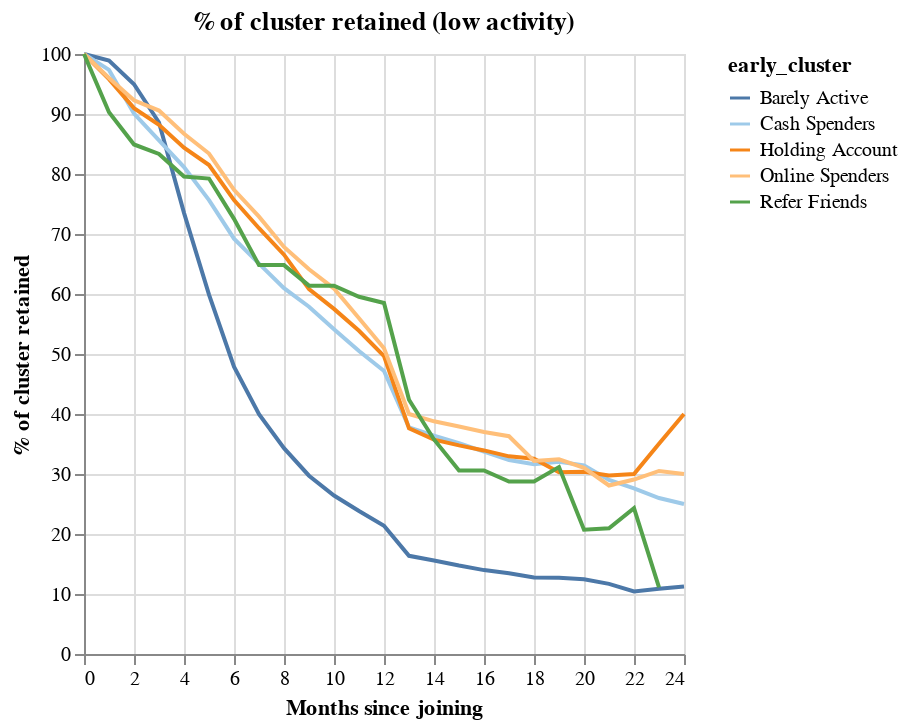

Notebook code cell kept with this figure:
### Code cell
df = pd.read_csv("churn.csv")

df = df.loc[df["early_cluster"].isna() == False, :]
df["market"] = df["market"].str.strip()

##keep at least 1 year old cohorts
df = df.loc[
    pd.to_datetime(df["subscription_valid_from"]) <= pd.to_datetime("2020-01-01"), :
]
df["month"] = pd.to_datetime(df["subscription_valid_from"]).dt.to_period("M")

df = df.loc[
    :,
    [
        "early_cluster",
        "user_id",
        "churn_age",
        "market",
        "churned",
        "month",
        "activity_group",
    ],
]
df["key"] = 1

helper = pd.DataFrame(df["churn_age"].unique(), columns=["running_month"])
helper["key"] = 1
# join helper table
df = df.merge(helper, on=["key"])

df = df.loc[df["running_month"] <= df["churn_age"], :]

df = (
    df.groupby(["early_cluster", "month", "activity_group", "running_month"])["user_id"]
    .agg("nunique")
    .reset_index()
)

x = (
    df.loc[df["running_month"] == 0, :]
    .groupby(["month", "activity_group", "early_cluster"])["user_id"]
    .agg("sum")
    .reset_index()
)
x.columns = ["month", "activity_group", "early_cluster", "total"]
df = df.merge(x, on=["month", "activity_group", "early_cluster"])

df["perc"] = 100 * df["user_id"] / df["total"]

df = (
    df.groupby(["running_month", "activity_group", "early_cluster"])["perc"]
    .agg("mean")
    .reset_index()
)

alt.Chart(
    df.loc[(df["running_month"] <= 24) & (df["activity_group"] != "High Activity"), :]
).mark_line().encode(
    x=alt.X("running_month:Q", axis=alt.Axis(title="Months since joining")),
    y=alt.Y("sum(perc):Q", axis=alt.Axis(title="% of cluster retained")),
    color=alt.Color("early_cluster:N", scale=alt.Scale(scheme="tableau20")),
).properties(
    width=300, height=300, title="% of cluster retained (low activity)"
)

### Figure 1 — Vega-Lite specification as saved in the notebook (floating-point values rounded to 4 significant figures)
{"config": {"view": {"continuousWidth": 400, "continuousHeight": 300}}, "data": {"name": "data-a1b84a4182884069b375720e7e6b52c7"}, "mark": "line", "encoding": {"color": {"type": "nominal", "field": "early_cluster", "scale": {"scheme": "tableau20"}}, "x": {"type": "quantitative", "axis": {"title": "Months since joining"}, "field": "running_month"}, "y": {"type": "quantitative", "aggregate": "sum", "axis": {"title": "% of cluster retained"}, "field": "perc"}}, "height": 300, "title": "% of cluster retained (low activity)", "width": 300, "$schema": "https://vega.github.io/schema/vega-lite/v4.8.1.json", "datasets": {"data-a1b84a4182884069b375720e7e6b52c7": [{"running_month": 0, "activity_group": "Low Activity", "early_cluster": "Barely\nActive", "perc": 100.0}, {"running_month": 0, "activity_group": "Low Activity", "early_cluster": "Cash\nSpenders", "perc": 100.0}, {"running_month": 0, "activity_group": "Low Activity", "early_cluster": "Holding\nAccount", "perc": 100.0}, {"running_month": 0, "activity_group": "Low Activity", "early_cluster": "Online\nSpenders", "perc": 100.0}, {"running_month": 0, "activity_group": "Low Activity", "early_cluster": "Refer\nFriends", "perc": 100.0}, {"running_month": 1, "activity_group": "Low Activity", "early_cluster": "Barely\nActive", "perc": 98.92}, {"running_month": 1, "activity_group": "Low Activity", "early_cluster": "Cash\nSpenders", "perc": 97.35}, {"running_month": 1, "activity_group": "Low Activity", "early_cluster": "Holding\nAccount", "perc": 95.8}, {"running_month": 1, "activity_group": "Low Activity", "early_cluster": "Online\nSpenders", "perc": 96.0}, {"running_month": 1, "activity_group": "Low Activity", "early_cluster": "Refer\nFriends", "perc": 90.28}, {"running_month": 2, "activity_group": "Low Activity", "early_cluster": "Barely\nActive", "perc": 94.97}, {"running_month": 2, "activity_group": "Low Activity", "early_cluster": "Cash\nSpenders", "perc": 90.08}, {"running_month": 2, "activity_group": "Low Activity", "early_cluster": "Holding\nAccount", "perc": 90.97}, {"running_month": 2, "activity_group": "Low Activity", "early_cluster": "Online\nSpenders", "perc": 92.28}, {"running_month": 2, "activity_group": "Low Activity", "early_cluster": "Refer\nFriends", "perc": 84.92}, {"running_month": 3, "activity_group": "Low Activity", "early_cluster": "Barely\nActive", "perc": 88.58}, {"running_month": 3, "activity_group": "Low Activity", "early_cluster": "Cash\nSpenders", "perc": 85.6}, {"running_month": 3, "activity_group": "Low Activity", "early_cluster": "Holding\nAccount", "perc": 88.21}, {"running_month": 3, "activity_group": "Low Activity", "early_cluster": "Online\nSpenders", "perc": 90.57}, {"running_month": 3, "activity_group": "Low Activity", "early_cluster": "Refer\nFriends", "perc": 83.33}, {"running_month": 4, "activity_group": "Low Activity", "early_cluster": "Barely\nActive", "perc": 73.53}, {"running_month": 4, "activity_group": "Low Activity", "early_cluster": "Cash\nSpenders", "perc": 81.14}, {"running_month": 4, "activity_group": "Low Activity", "early_cluster": "Holding\nAccount", "perc": 84.38}, {"running_month": 4, "activity_group": "Low Activity", "early_cluster": "Online\nSpenders", "perc": 86.7}, {"running_month": 4, "activity_group": "Low Activity", "early_cluster": "Refer\nFriends", "perc": 79.58}, {"running_month": 5, "activity_group": "Low Activity", "early_cluster": "Barely\nActive", "perc": 59.9}, {"running_month": 5, "activity_group": "Low Activity", "early_cluster": "Cash\nSpenders", "perc": 75.64}, {"running_month": 5, "activity_group": "Low Activity", "early_cluster": "Holding\nAccount", "perc": 81.5}, {"running_month": 5, "activity_group": "Low Activity", "early_cluster": "Online\nSpenders", "perc": 83.41}, {"running_month": 5, "activity_group": "Low Activity", "early_cluster": "Refer\nFriends", "perc": 79.24}, {"running_month": 6, "activity_group": "Low Activity", "early_cluster": "Barely\nActive", "perc": 47.87}, {"running_month": 6, "activity_group": "Low Activity", "early_cluster": "Cash\nSpenders", "perc": 69.22}, {"running_month": 6, "activity_group": "Low Activity", "early_cluster": "Holding\nAccount", "perc": 75.65}, {"running_month": 6, "activity_group": "Low Activity", "early_cluster": "Online\nSpenders", "perc": 77.36}, {"running_month": 6, "activity_group": "Low Activity", "early_cluster": "Refer\nFriends", "perc": 72.53}, {"running_month": 7, "activity_group": "Low Activity", "early_cluster": "Barely\nActive", "perc": 39.98}, {"running_month": 7, "activity_group": "Low Activity", "early_cluster": "Cash\nSpenders", "perc": 65.07}, {"running_month": 7, "activity_group": "Low Activity", "early_cluster": "Holding\nAccount", "perc": 70.96}, {"running_month": 7, "activity_group": "Low Activity", "early_cluster": "Online\nSpenders", "perc": 72.9}, {"running_month": 7, "activity_group": "Low Activity", "early_cluster": "Refer\nFriends", "perc": 64.82}, {"running_month": 8, "activity_group": "Low Activity", "early_cluster": "Barely\nActive", "perc": 34.3}, {"running_month": 8, "activity_group": "Low Activity", "early_cluster": "Cash\nSpenders", "perc": 60.98}, {"running_month": 8, "activity_group": "Low Activity", "early_cluster": "Holding\nAccount", "perc": 66.55}, {"running_month": 8, "activity_group": "Low Activity", "early_cluster": "Online\nSpenders", "perc": 67.84}, {"running_month": 8, "activity_group": "Low Activity", "early_cluster": "Refer\nFriends", "perc": 64.82}, {"running_month": 9, "activity_group": "Low Activity", "early_cluster": "Barely\nActive", "perc": 29.72}, {"running_month": 9, "activity_group": "Low Activity", "early_cluster": "Cash\nSpenders", "perc": 57.88}, {"running_month": 9, "activity_group": "Low Activity", "early_cluster": "Holding\nAccount", "perc": 60.8}, {"running_month": 9, "activity_group": "Low Activity", "early_cluster": "Online\nSpenders", "perc": 64.13}, {"running_month": 9, "activity_group": "Low Activity", "early_cluster": "Refer\nFriends", "perc": 61.4}, {"running_month": 10, "activity_group": "Low Activity", "early_cluster": "Barely\nActive", "perc": 26.41}, {"running_month": 10, "activity_group": "Low Activity", "early_cluster": "Cash\nSpenders", "perc": 54.11}, {"running_month": 10, "activity_group": "Low Activity", "early_cluster": "Holding\nAccount", "perc": 57.52}, {"running_month": 10, "activity_group": "Low Activity", "early_cluster": "Online\nSpenders", "perc": 60.91}, {"running_month": 10, "activity_group": "Low Activity", "early_cluster": "Refer\nFriends", "perc": 61.4}, {"running_month": 11, "activity_group": "Low Activity", "early_cluster": "Barely\nActive", "perc": 23.83}, {"running_month": 11, "activity_group": "Low Activity", "early_cluster": "Cash\nSpenders", "perc": 50.49}, {"running_month": 11, "activity_group": "Low Activity", "early_cluster": "Holding\nAccount", "perc": 53.86}, {"running_month": 11, "activity_group": "Low Activity", "early_cluster": "Online\nSpenders", "perc": 55.95}, {"running_month": 11, "activity_group": "Low Activity", "early_cluster": "Refer\nFriends", "perc": 59.54}, {"running_month": 12, "activity_group": "Low Activity", "early_cluster": "Barely\nActive", "perc": 21.38}, {"running_month": 12, "activity_group": "Low Activity", "early_cluster": "Cash\nSpenders", "perc": 47.16}, {"running_month": 12, "activity_group": "Low Activity", "early_cluster": "Holding\nAccount", "perc": 49.67}, {"running_month": 12, "activity_group": "Low Activity", "early_cluster": "Online\nSpenders", "perc": 50.95}, {"running_month": 12, "activity_group": "Low Activity", "early_cluster": "Refer\nFriends", "perc": 58.5}, {"running_month": 13, "activity_group": "Low Activity", "early_cluster": "Barely\nActive", "perc": 16.36}, {"running_month": 13, "activity_group": "Low Activity", "early_cluster": "Cash\nSpenders", "perc": 37.78}, {"running_month": 13, "activity_group": "Low Activity", "early_cluster": "Holding\nAccount", "perc": 37.62}, {"running_month": 13, "activity_group": "Low Activity", "early_cluster": "Online\nSpenders", "perc": 40.0}, {"running_month": 13, "activity_group": "Low Activity", "early_cluster": "Refer\nFriends", "perc": 42.37}, {"running_month": 14, "activity_group": "Low Activity", "early_cluster": "Barely\nActive", "perc": 15.59}, {"running_month": 14, "activity_group": "Low Activity", "early_cluster": "Cash\nSpenders", "perc": 36.39}, {"running_month": 14, "activity_group": "Low Activity", "early_cluster": "Holding\nAccount", "perc": 35.73}, {"running_month": 14, "activity_group": "Low Activity", "early_cluster": "Online\nSpenders", "perc": 38.78}, {"running_month": 14, "activity_group": "Low Activity", "early_cluster": "Refer\nFriends", "perc": 35.76}, {"running_month": 15, "activity_group": "Low Activity", "early_cluster": "Barely\nActive", "perc": 14.74}, {"running_month": 15, "activity_group": "Low Activity", "early_cluster": "Cash\nSpenders", "perc": 35.13}, {"running_month": 15, "activity_group": "Low Activity", "early_cluster": "Holding\nAccount", "perc": 34.77}, {"running_month": 15, "activity_group": "Low Activity", "early_cluster": "Online\nSpenders", "perc": 37.91}, {"running_month": 15, "activity_group": "Low Activity", "early_cluster": "Refer\nFriends", "perc": 30.6}, {"running_month": 16, "activity_group": "Low Activity", "early_cluster": "Barely\nActive", "perc": 13.98}, {"running_month": 16, "activity_group": "Low Activity", "early_cluster": "Cash\nSpenders", "perc": 33.74}, {"running_month": 16, "activity_group": "Low Activity", "early_cluster": "Holding\nAccount", "perc": 33.93}, {"running_month": 16, "activity_group": "Low Activity", "early_cluster": "Online\nSpenders", "perc": 37.01}, {"running_month": 16, "activity_group": "Low Activity", "early_cluster": "Refer\nFriends", "perc": 30.6}, {"running_month": 17, "activity_group": "Low Activity", "early_cluster": "Barely\nActive", "perc": 13.46}, {"running_month": 17, "activity_group": "Low Activity", "early_cluster": "Cash\nSpenders", "perc": 32.34}, {"running_month": 17, "activity_group": "Low Activity", "early_cluster": "Holding\nAccount", "perc": 32.95}, {"running_month": 17, "activity_group": "Low Activity", "early_cluster": "Online\nSpenders", "perc": 36.3}, {"running_month": 17, "activity_group": "Low Activity", "early_cluster": "Refer\nFriends", "perc": 28.75}, {"running_month": 18, "activity_group": "Low Activity", "early_cluster": "Barely\nActive", "perc": 12.76}, {"running_month": 18, "activity_group": "Low Activity", "early_cluster": "Cash\nSpenders", "perc": 31.63}, {"running_month": 18, "activity_group": "Low Activity", "early_cluster": "Holding\nAccount", "perc": 32.53}, {"running_month": 18, "activity_group": "Low Activity", "early_cluster": "Online\nSpenders", "perc": 32.17}, {"running_month": 18, "activity_group": "Low Activity", "early_cluster": "Refer\nFriends", "perc": 28.75}, {"running_month": 19, "activity_group": "Low Activity", "early_cluster": "Barely\nActive", "perc": 12.71}, {"running_month": 19, "activity_group": "Low Activity", "early_cluster": "Cash\nSpenders", "perc": 32.05}, {"running_month": 19, "activity_group": "Low Activity", "early_cluster": "Holding\nAccount", "perc": 30.29}, {"running_month": 19, "activity_group": "Low Activity", "early_cluster": "Online\nSpenders", "perc": 32.44}, {"running_month": 19, "activity_group": "Low Activity", "early_cluster": "Refer\nFriends", "perc": 31.16}, {"running_month": 20, "activity_group": "Low Activity", "early_cluster": "Barely\nActive", "perc": 12.46}, {"running_month": 20, "activity_group": "Low Activity", "early_cluster": "Cash\nSpenders", "perc": 31.44}, {"running_month": 20, "activity_group": "Low Activity", "early_cluster": "Holding\nAccount", "perc": 30.37}, {"running_month": 20, "activity_group": "Low Activity", "early_cluster": "Online\nSpenders", "perc": 31.04}, {"running_month": 20, "activity_group": "Low Activity", "early_cluster": "Refer\nFriends", "perc": 20.72}, {"running_month": 21, "activity_group": "Low Activity", "early_cluster": "Barely\nActive", "perc": 11.69}, {"running_month": 21, "activity_group": "Low Activity", "early_cluster": "Cash\nSpenders", "perc": 29.0}, {"running_month": 21, "activity_group": "Low Activity", "early_cluster": "Holding\nAccount", "perc": 29.76}, {"running_month": 21, "activity_group": "Low Activity", "early_cluster": "Online\nSpenders", "perc": 28.09}, {"running_month": 21, "activity_group": "Low Activity", "early_cluster": "Refer\nFriends", "perc": 20.97}, {"running_month": 22, "activity_group": "Low Activity", "early_cluster": "Barely\nActive", "perc": 10.44}, {"running_month": 22, "activity_group": "Low Activity", "early_cluster": "Cash\nSpenders", "perc": 27.6}, {"running_month": 22, "activity_group": "Low Activity", "early_cluster": "Holding\nAccount", "perc": 30.0}, {"running_month": 22, "activity_group": "Low Activity", "early_cluster": "Online\nSpenders", "perc": 29.07}, {"running_month": 22, "activity_group": "Low Activity", "early_cluster": "Refer\nFriends", "perc": 24.31}, {"running_month": 23, "activity_group": "Low Activity", "early_cluster": "Barely\nActive", "perc": 10.86}, {"running_month": 23, "activity_group": "Low Activity", "early_cluster": "Cash\nSpenders", "perc": 25.99}, {"running_month": 23, "activity_group": "Low Activity", "early_cluster": "Holding\nAccount", "perc": 35.06}, {"running_month": 23, "activity_group": "Low Activity", "early_cluster": "Online\nSpenders", "perc": 30.51}, {"running_month": 23, "activity_group": "Low Activity", "early_cluster": "Refer\nFriends", "perc": 11.11}, {"running_month": 24, "activity_group": "Low Activity", "early_cluster": "Barely\nActive", "perc": 11.25}, {"running_month": 24, "activity_group": "Low Activity", "early_cluster": "Cash\nSpenders", "perc": 25.0}, {"running_month": 24, "activity_group": "Low Activity", "early_cluster": "Holding\nAccount", "perc": 40.0}, {"running_month": 24, "activity_group": "Low Activity", "early_cluster": "Online\nSpenders", "perc": 30.0}]}}
